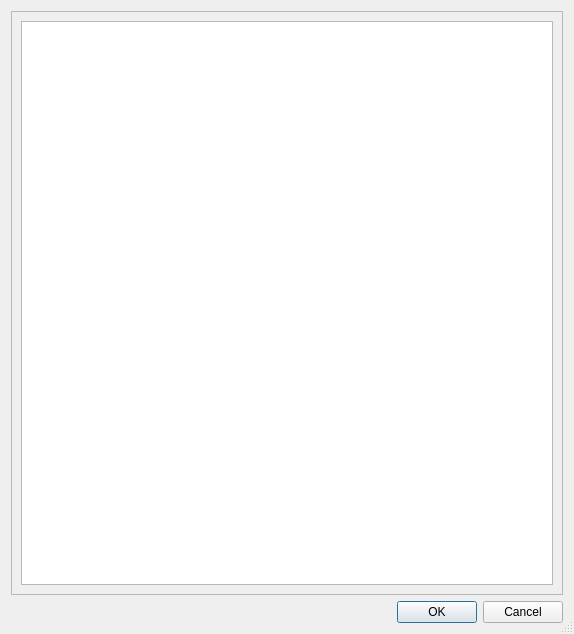
<ui version="4.0" >
 <class>CheatDialog</class>
 <widget class="QDialog" name="CheatDialog" >
  <property name="geometry" >
   <rect>
    <x>0</x>
    <y>0</y>
    <width>574</width>
    <height>634</height>
   </rect>
  </property>
  <property name="windowTitle" >
   <string>Cheats</string>
  </property>
  <property name="sizeGripEnabled" >
   <bool>true</bool>
  </property>
  <layout class="QVBoxLayout" name="verticalLayout_2" >
   <item>
    <widget class="QFrame" name="frame" >
     <property name="frameShape" >
      <enum>QFrame::StyledPanel</enum>
     </property>
     <property name="frameShadow" >
      <enum>QFrame::Raised</enum>
     </property>
     <layout class="QVBoxLayout" name="verticalLayout" >
      <item>
       <widget class="QTreeView" name="treeView" >
        <property name="animated" >
         <bool>true</bool>
        </property>
        <property name="headerHidden" >
         <bool>true</bool>
        </property>
       </widget>
      </item>
     </layout>
    </widget>
   </item>
   <item>
    <widget class="QDialogButtonBox" name="buttonBox" >
     <property name="orientation" >
      <enum>Qt::Horizontal</enum>
     </property>
     <property name="standardButtons" >
      <set>QDialogButtonBox::Cancel|QDialogButtonBox::Ok</set>
     </property>
    </widget>
   </item>
  </layout>
 </widget>
 <resources/>
 <connections>
  <connection>
   <sender>buttonBox</sender>
   <signal>accepted()</signal>
   <receiver>CheatDialog</receiver>
   <slot>accept()</slot>
   <hints>
    <hint type="sourcelabel" >
     <x>248</x>
     <y>254</y>
    </hint>
    <hint type="destinationlabel" >
     <x>157</x>
     <y>274</y>
    </hint>
   </hints>
  </connection>
  <connection>
   <sender>buttonBox</sender>
   <signal>rejected()</signal>
   <receiver>CheatDialog</receiver>
   <slot>reject()</slot>
   <hints>
    <hint type="sourcelabel" >
     <x>316</x>
     <y>260</y>
    </hint>
    <hint type="destinationlabel" >
     <x>286</x>
     <y>274</y>
    </hint>
   </hints>
  </connection>
 </connections>
</ui>
